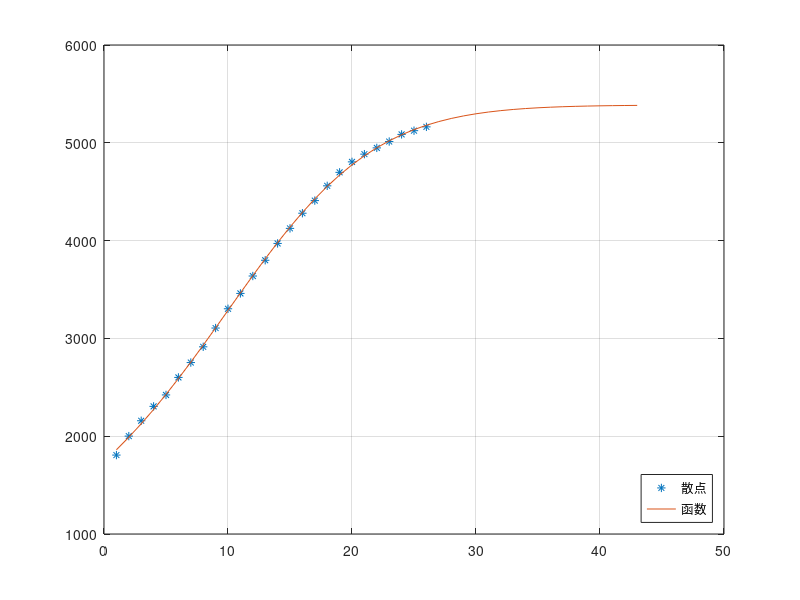

The MATLAB source for this figure:
x=1:26;
y=[1807,2001,2158,2305,2422,2601,2753,2914,3106,3303,3460,3638,3799,3971,4125,4280,4409,4560,4698,4805,4884,4948,5013,5086,5124,5163];
a=[6000,2,0.1,0.1];
f=@(a,x)a(1)./(1+a(2)*exp(-a(3)*x-a(4)*x.^2));
[A,resnorm]=lsqcurvefit(f,a,x,y);
t=26;
while    f(A,t+1)-f(A,t)>=1
    t=t+1;
end
disp(A);
disp(t);
s=f(A,t)
%
i=1:t;
plot(x,y,'*')
hold on;
plot(i,A(1)./(1+A(2)*exp(-A(3)*i-A(4)*i.^2)));
grid on
legend('散点','函数','Location','SouthEast')